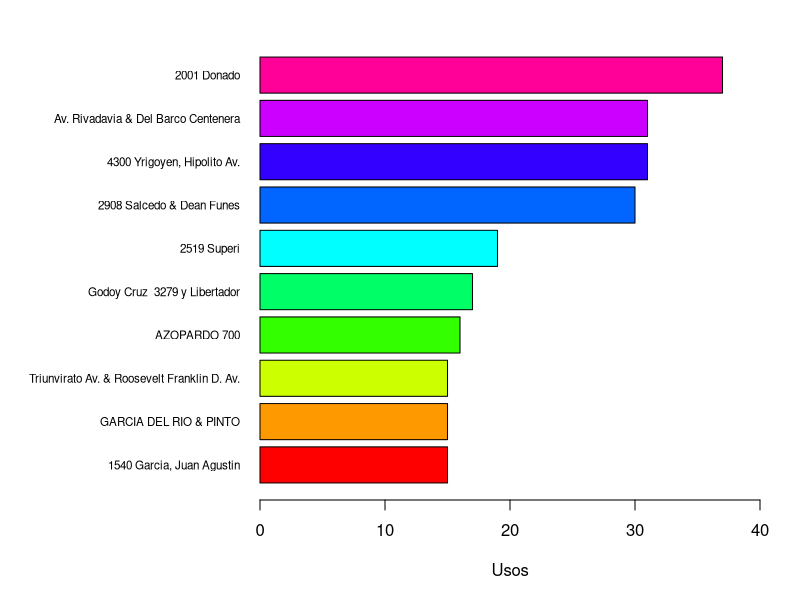
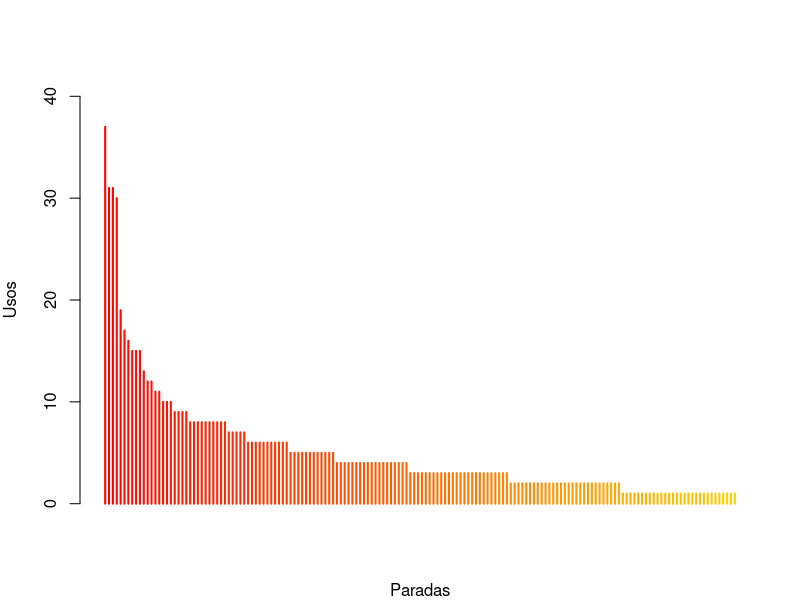
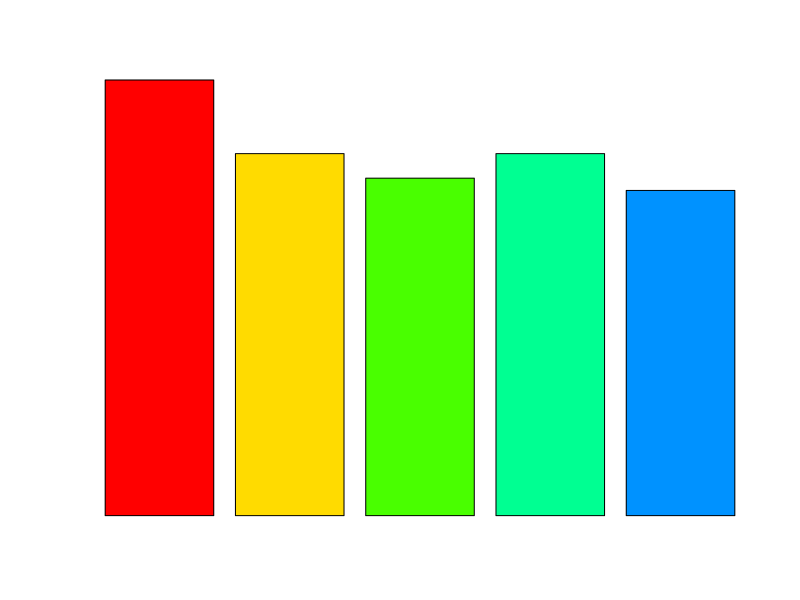

Generate these figures, in order, with R: (Note: this script raises an error after producing the figures.)
## ---- chunk 1
library(knitr)
usuarios = read.table("usuarios5.csv", header = TRUE, sep = ",")
recorridos = read.table("recorridos5.csv", header = TRUE, sep = ",")
usuarios$genero_usuario = as.factor(usuarios$genero_usuario)
usuarios_recorridos = merge(usuarios, recorridos)

attach(recorridos)

dias = factor(recorridos$dia, levels = c("Domingo", "Lunes", "Martes", "Miércoles", "Jueves", "Viernes", "Sábado"))
usuarios_recorridos$dia = factor(dias)

direcciones = as.factor(c(direccion_estacion_origen, direccion_estacion_destino))

vn = sort(table(direcciones), decreasing = TRUE)
vn2 = sort(vn, decreasing = TRUE)[1:10]
## ---- chunk 2
par(mar=c(5,13,2,2))
barplot(sort(vn2, decreasing = FALSE), las=1, xlim = c(0, 40), xlab = "Usos", col = rainbow(10), horiz = TRUE, cex.names=0.7)
## ---- chunk 3
par(mar=c(4,4,4,2))
plot(vn, ylim = c(0, 40), xaxt='n', xlab = "Paradas", ylab = "Usos", col = rainbow(1200))
## ---- chunk 4
viajes_semana = table(usuarios_recorridos$dia)
barplot(viajes_semana, xlab = "Dia", ylab = "Viajes", names = levels(dias), col = rainbow(7), beside = TRUE, cex.names = 0.9)
## ---- chunk 5
viajes_sexo_semana = table(usuarios_recorridos$genero_usuario, usuarios_recorridos$dia)
barplot(viajes_sexo_semana, xlab = "Dia", ylab = "Viajes", names = levels(dias), col = c("#FF8989", "#A6F6F1", "#CEFA8A"), beside = TRUE, cex.names = 0.9, ylim = c(0,40))
legend("topright", legend = c("Mujeres", "Hombres", "Otros"), fill = c("#FF8989", "#A6F6F1", "#CEFA8A"))
## ---- chunk 6
usuarios_generos = table(usuarios$genero_usuario)
porcentajes_generos = usuarios_generos
porcentajes_generos = paste(c("Mujeres", "Hombres", "Otros"), porcentajes_generos)
porcentajes_generos = paste(porcentajes_generos, "%", sep = "")
pie(usuarios_generos, labels = porcentajes_generos, col = c("#FF8989", "#A6F6F1", "#CEFA8A"))
## ---- chunk 7
viajes_sexo = table(usuarios_recorridos$genero_usuario)
porcentajes_viajes_sexo = round((viajes_sexo * 100)/417)
porcentajes_viajes_sexo = paste(c("Mujeres", "Hombres", "Otros"), porcentajes_viajes_sexo)
porcentajes_viajes_sexo = paste(porcentajes_viajes_sexo, "%", sep = "")
pie(viajes_sexo, labels = porcentajes_viajes_sexo, col = c("#FF8989", "#A6F6F1", "#CEFA8A"))
## ---- chunk 8
stem(usuarios$edad_usuario, atom = 10)
hist(usuarios$edad_usuario, main = "", xlab = "Edades", ylab = "Cantidad", col = "purple", ylim = c(0, 25), xaxp = c(10, 65, 11))
## ---- chunk 9
hist(usuarios_recorridos$edad_usuario, main = "", xlab = "Edades", ylab = "Cantidad", col = "purple", ylim = c(0, 140), xaxp = c(10, 65, 11))
## ---- chunk 10
intervalos_edades = cut(usuarios_recorridos$edad_usuario, breaks = c(15, 20, 25, 30, 35, 40, 45, 50, 55, 60, 65))
frecuencia_absoluta = table(intervalos_edades)
frecuencia_relativa = prop.table(frecuencia_absoluta)
porcentaje = frecuencia_relativa * 100
frecuencia_absoluta_acumulada = cumsum(frecuencia_absoluta)
frecuencia_relativa_acumulada = cumsum(frecuencia_relativa)
porcentaje_acumulado = cumsum(porcentaje)
tabla_edad = cbind(frecuencia_absoluta, frecuencia_relativa, porcentaje, frecuencia_absoluta_acumulada, frecuencia_relativa_acumulada, porcentaje_acumulado)
kable(tabla_edad, caption = "Viajes por Franjas Etarias", col.names = c("Frecuencia Absoluta", "Frecuencia Relativa", "Porcentaje", "Frec abs acumulada", "Frec rel acumulada", "Porc acumulado"), digits = 2, align = "cccccc")
## ---- chunk 11
boxplot(recorridos$duracion_recorrido, horizontal = TRUE, xlab = "Duracion de viaje (en segundos)", boxfill="lightblue", outline = FALSE)

boxplot(recorridos$duracion_recorrido, horizontal = TRUE, xlab = "Duracion de viaje (en segundos)", boxfill="lightblue")


intervalos_horas = cut(recorridos$duracion_recorrido, breaks = c(0, 1800, 3600, 5400, 19800), dig.lab = 10)
frecuencia_absoluta = table(intervalos_horas)
frecuencia_relativa = prop.table(frecuencia_absoluta)
porcentaje = frecuencia_relativa * 100
frecuencia_absoluta_acumulada = cumsum(frecuencia_absoluta)
frecuencia_relativa_acumulada = cumsum(frecuencia_relativa)
porcentaje_acumulado = cumsum(porcentaje)
tabla_duracion_recorridos = cbind(frecuencia_absoluta, frecuencia_relativa, porcentaje, frecuencia_absoluta_acumulada, frecuencia_relativa_acumulada, porcentaje_acumulado)
kable(tabla_duracion_recorridos, caption = "Duraciones de recorridos", col.names = c("Frecuencia Absoluta", "Frecuencia Relativa", "Porcentaje", "Frec abs acumulada", "Frec rel acumulada", "Porc acumulado"), digits = 2, align = "cccccc")
## ---- chunk 12
boxplot(recorridos$distancia, horizontal = TRUE, xlab = "Distancia (en metros)", boxfill="lightblue")

plot(recorridos$duracion_recorrido~recorridos$distancia,ylab = "Duración",xlab = "Distancia")
